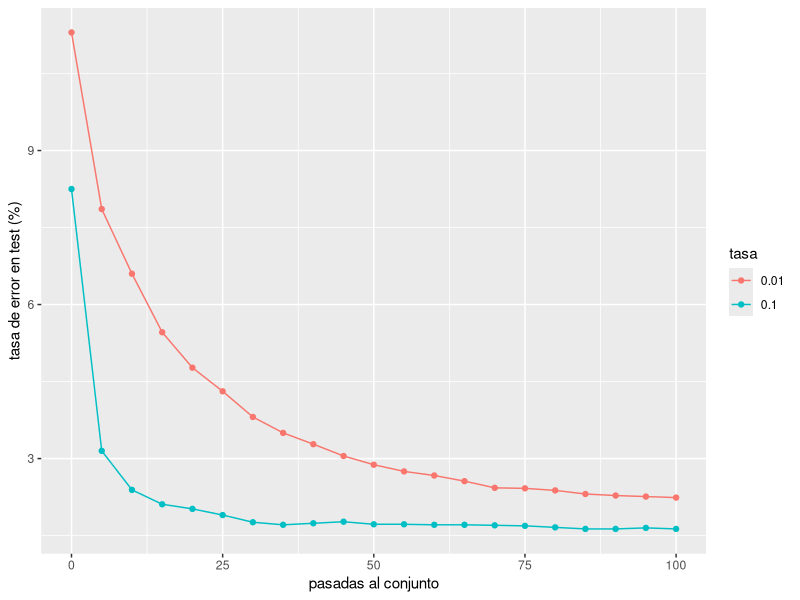

Write R code to recreate this figure.
library(ggplot2)
# 100 epochs (5 by 5)
test0.01700 = c(11.3, 7.86, 6.6, 5.46, 4.77, 4.31, 3.81, 3.5, 3.28, 3.05, 2.88, 2.75, 2.67, 2.56, 2.43, 2.42, 2.38, 2.31, 2.28, 2.26, 2.24)
test0.1700 = c(8.25,3.15,2.39,2.11,2.02,1.9,1.76,1.71,1.74,1.77,1.72,1.72,1.71,1.71,1.7,1.69,1.66,1.63,1.63,1.65,1.63)
test0.1256 = c(7.57,3.24,2.39,2.21,2.16,2.02,1.96,1.92,1.96,1.97,1.96,1.91,1.89,1.85,1.86,1.83,1.81,1.81,1.83,1.83,1.82)
test0.05256eta0.05 = c(7.62,3.21,2.45,2.24,2.17,2.07,1.97,1.98,1.95,1.92,1.91,1.83,1.89,1.89,1.86,1.81,1.81,1.82,1.84,1.85,1.83)
test0.1256eta0.1 = c(6.22,2.51,2.24,2.01,1.92,1.81,1.75,1.74,1.75,1.8,1.8,1.75,1.74,1.73,1.74,1.7,1.73,1.75,1.73,1.74,1.72)
test0.1700eta0.1 = c(7.09,2.52,2.07,1.85,1.87,1.77,1.71,1.67,1.64,1.64,1.62,1.63,1.63,1.6,1.61,1.62,1.63,1.61,1.62,1.64,1.61)
X = seq(0,100,5)

# Plot learning rate differences
P <- ggplot(NULL, aes(X))
P <- P + geom_point(aes(y = test0.1700, color="0.1")) + geom_line(aes(y = test0.1700, color="0.1"))
P <- P + geom_point(aes(y = test0.01700, color="0.01")) + geom_line(aes(y = test0.01700, color="0.01"))
P <- P + labs(color = 'tasa') + ylab('tasa de error en test (%)') + xlab('pasadas al conjunto')
P

#Plot neurons amount difference
amount <- ggplot(NULL, aes(X))
amount <- amount + geom_point(aes(y = test0.1700, color="700")) + geom_line(aes(y = test0.1700, color="700"))
amount <- amount + geom_point(aes(y = test0.1256, color="256")) + geom_line(aes(y = test0.1256, color="256"))
amount <- amount + labs(color = 'nº neuronas') + ylab('tasa de error en test (%)') + xlab('pasadas al conjunto')

#Momentums comparation
momentums <- ggplot(NULL, aes(X))
momentums <- momentums + geom_point(aes(y = test0.05256eta0.05, color="n = 256, lr = 0.05, mr = 0.05")) + geom_line(aes(y = test0.05256eta0.05, color="n = 256, lr = 0.05, mr = 0.05"))
momentums <- momentums + geom_point(aes(y = test0.1256eta0.1, color="n = 256, lr = 0.1, mr = 0.1")) + geom_line(aes(y = test0.1256eta0.1, color="n = 256, lr = 0.1, mr = 0.1"))
momentums <- momentums + geom_point(aes(y = test0.1700eta0.1, color="n = 700, lr = 0.1, mr = 0.1")) + geom_line(aes(y = test0.1700eta0.1, color="n = 700, lr = 0.1, mr = 0.1"))
momentums <- momentums + labs(color = 'configuración') + ylab('tasa de error en test (%)') + xlab('pasadas al conjunto')

#Rates comparation
rates = c(0.01, 0.02, 0.05, 0.1, 0.2, 0.3, 0.5, 0.7, 1)
errorRates = c(6.3, 4.8, 3.26, 2.53, 2.31, 2.19, 2.29, 2.33, 3.07)

p <- ggplot(NULL, aes(rates))
p <- p + geom_point(aes(y = errorRates, colour = "blue")) + geom_line(aes(y = errorRates, colour = "blue")) + ylab('tasa de error en test (%)') + xlab('tasa de aprendizaje')
p <- p + scale_color_manual(values=c("#CC6666"), guide = FALSE, labels = rates)

#Convolutional NN experiment
X = seq(0,55,5)
testConv = c(4.33, 1.34, 1.27, 1.03, 0.95, 0.88, 0.94, 0.87, 0.85, 0.85, 0.86, 0.85)
conv <- ggplot(NULL, aes(X))
conv <- conv + geom_point(aes(y = testConv, colour = "blue")) + geom_line(aes(y = testConv, colour = "blue"))
conv <- conv + ylab('tasa de error en test (%)') + xlab('pasadas al conjunto') + scale_color_manual(values=c("#CC6666"), guide = FALSE, labels = rates)